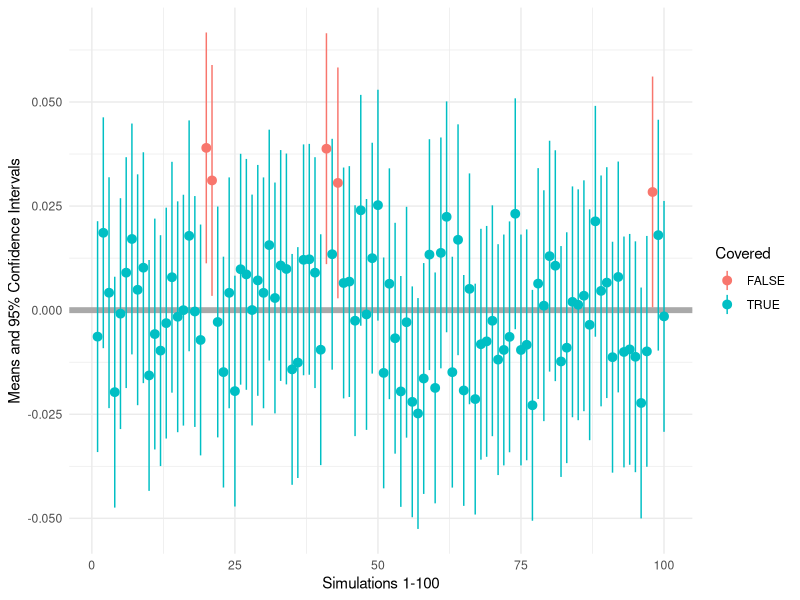
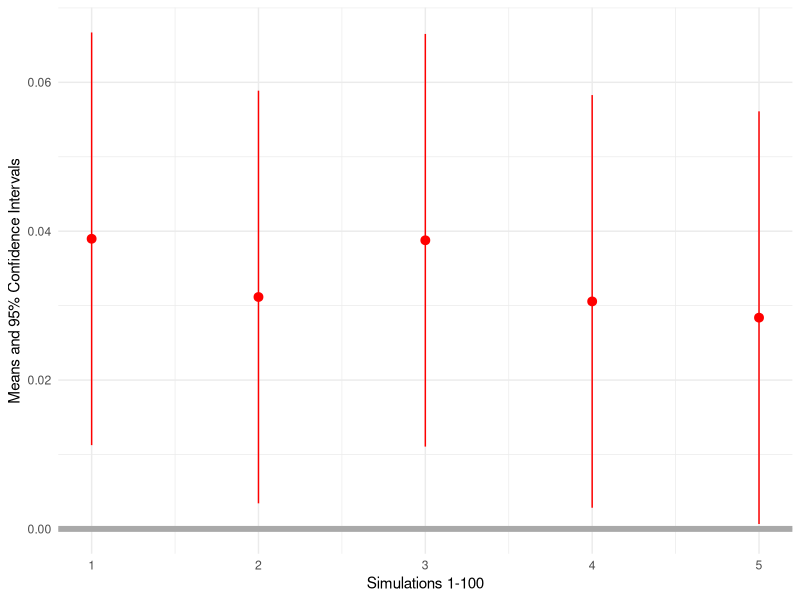

Reproduce these figures in R, in order.


library(plyr)
library(dplyr)
library(magrittr)
library(ggplot2)


set.seed(1234)

samples <- lapply(1:100, function(x) rnorm(5000, mean = 0, sd = 1))


info <- function(x){ 
  M <- mean(x)
  SE <- 1 / sqrt(length(x))
  DF <- length(x) - 1
  INT <- qt(.975, DF) * SE
  return(c("Mean"    = M, 
           "Bias"    = M - 0, 
           "Std.Err" = SE, 
           "Lower"   = M - INT, 
           "Upper"   = M + INT))
}

results <- 
  samples %>% 
  sapply(info) %>% 
  t()

results <- results %>%
  as.data.frame() %>%
  mutate(Covered = Lower < 0 & 0 < Upper)

colMeans(results)

noncovered <- results[!results$Covered, ]


library(ggplot2)

ggplot(results, aes(y = Mean, x = 1:100, ymax = Upper, ymin = Lower, 
                    colour = Covered)) + 
  geom_hline(yintercept = 0, color = "dark grey", size = 2) + 
  geom_pointrange() + 
  xlab("Simulations 1-100") +
  ylab("Means and 95% Confidence Intervals") + 
  theme_minimal()


ggplot(noncovered, aes(y = Mean, x = 1:5, ymax = Upper, ymin = Lower)) + 
  geom_hline(aes(yintercept = 0), color = "dark grey", size = 2) + 
  geom_pointrange(col = "red") + 
  xlab("Simulations 1-100") +
  ylab("Means and 95% Confidence Intervals") + 
  theme_minimal()



















  